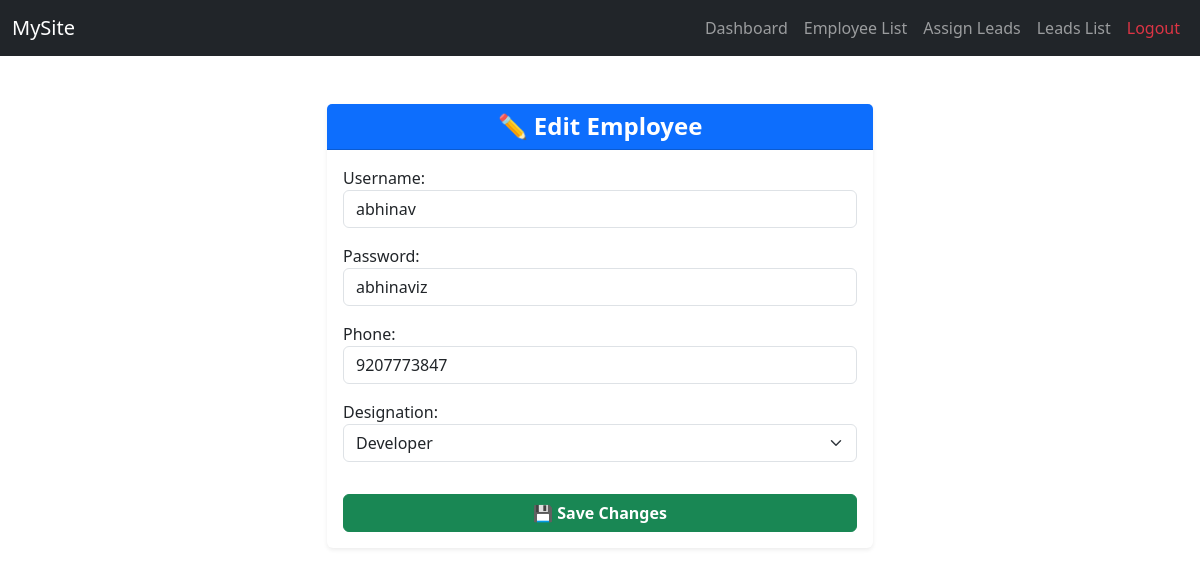
/manager/edit-employee/3/ (signed in), run on the app's committed database.
### app/models.py (models this page shows, shortened)
class Employee(models.Model):
    username=models.CharField(max_length=100)
    password=models.CharField(max_length=100)
    phone=models.CharField(max_length=15)
    desigination_choice = (
        ('Manager', 'Manager'),
        ('Developer', 'Developer'),
        ('Designer', 'Designer'),
        ('Digital Marketing', 'Digital Marketing'),
        ('Telicaller', 'TeliCaller'),
        ("Admin", 'Admin'),
    )
    designation = models.CharField(max_length=50, choices=desigination_choice,default="Manager")

### app/views.py (the view)
# urls.py: path('manager/edit-employee/<int:id>/', views.manager_edit_employee, name='manager_edit_employee'),
@login_required(login_url='manager_login')
def manager_edit_employee(request, id):
    employee = Employee.objects.get(id=id)
    if request.method == "POST":
        form = EmployeeForm(request.POST, instance=employee)
        if form.is_valid():
            form.save()
            return redirect('manager_create_employees')
    else:
        form = EmployeeForm(instance=employee)
    return render(request, 'manager_edit_employee.html', {'form': form, 'employee': employee})

### app/forms.py
class EmployeeForm(forms.ModelForm):
    class Meta:
        model = Employee
        fields = ['username', 'password', 'phone', 'designation']
        widgets={
            "username":forms.TextInput(attrs={"class":"form-control"}),
            "password":forms.TextInput(attrs={"class":"form-control"}),
            "phone":forms.TextInput(attrs={"class":"form-control"}),
            "designation":forms.Select(attrs={"class":"form-select"})
        }

### app/templates/manager_edit_employee.html (shortened to what this page needs)
{% extends 'base.html' %}
{% load static %}
{% block content %}
<div class="container mt-5">
    <div class="row justify-content-center">
        <div class="col-md-8 col-lg-6">
            <div class="card shadow-sm border-0">
                <div class="card-header bg-primary text-white text-center">
                    <h4 class="mb-0 fw-bold">✏️ Edit Employee</h4>
                </div>
                <div class="card-body">
                    <form method="post" action="">
                        {{ form.as_p }}
                        <div class="d-grid">
                            <button type="submit" class="btn btn-success btn-block mt-3 fw-bold">
                                💾 Save Changes
                            </button>
                        </div>
                    </form>
                </div>
            </div>
        </div>
    </div>
</div>
{% endblock %}

### data on the page
Employee: username "abhinav", password "abhinaviz", phone "9207773847", designation "Developer"
